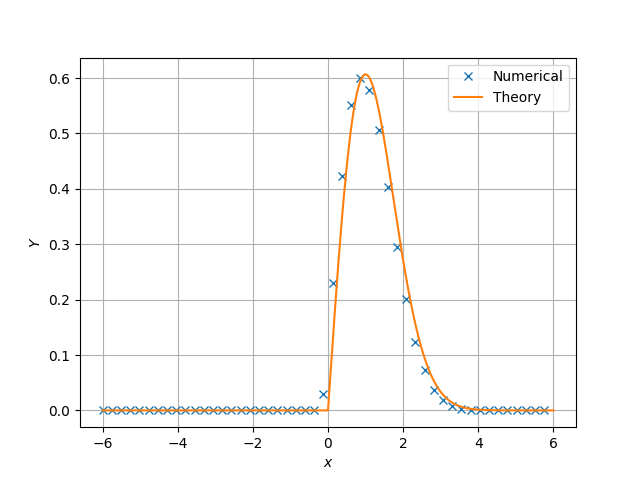

Source code (Python):
#Importing numpy, scipy, mpmath and pyplot
import numpy as np
import mpmath as mp
import scipy 
import matplotlib.pyplot as plt
import math

#if using termux
# import subprocess
# import shlex
#end if
maxrange=50
maxlim=6.0
x = np.linspace(-maxlim,maxlim,maxrange)#points on the x axis
z = np.linspace(-maxlim,maxlim,maxrange*50) #more points on the x axis
simlen = int(1e6) #number of samples
err = [] #declaring probability list
pdf = [] #declaring pdf list
h = 2*maxlim/(maxrange-1)
#randvar = np.random.normal(0,1,simlen)
#randvar = np.loadtxt('uni.dat',dtype='double')
randvar = np.loadtxt('gau4.dat',dtype='double')

for i in range(0,maxrange):
    err_ind = np.nonzero(randvar < x[i]) #checking probability condition
    err_n = np.size(err_ind) #computing the probability
    err.append(err_n/simlen) #storing the probability values in a list

    
for i in range(0,maxrange-1):
    test = (err[i+1]-err[i])/(x[i+1]-x[i])
    pdf.append(test) #storing the pdf values in a list


def pdf_Chi(x):
    y=x* math.exp(-x*x/2)
    if(x<0):
        y=0
    return y           

    
vect_pdf = np.vectorize(pdf_Chi, otypes=[float])

plt.plot(x[0:(maxrange-1)].T,pdf, 'x')
plt.plot(z,vect_pdf(z))
plt.grid() #creating the grid
plt.xlabel('$x$')
plt.ylabel('$Y$')
plt.legend(["Numerical","Theory"])

#if using termux
# plt.savefig('../figs/uni_pdf.pdf')
#plt.savefig('../figs/uni_pdf.eps')
#subprocess.run(shlex.split("termux-open ../figs/uni_pdf.pdf"))
#if using termux
# plt.savefig('../figs/gauss_pdf.pdf')
# plt.savefig('../figs/gauss_pdf.eps')
# subprocess.run(shlex.split("termux-open ../figs/gauss_pdf.pdf"))
#else
# plt.savefig('../figures/CDF_tri.png')
plt.show() #opening the plot window
